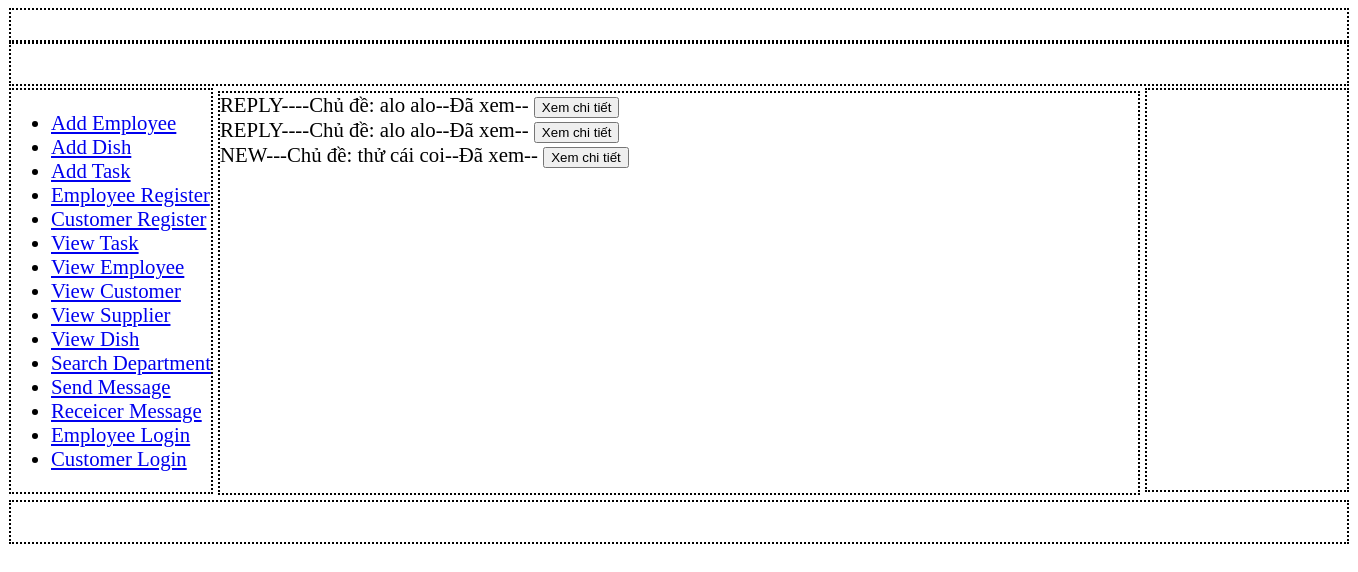
Screenshot of /Module/ReceicerMessage.php (signed in) with the database file from the repository.
### tables this page shows
CREATE TABLE IF NOT EXISTS `message_receiver` (
  `MessageID` int(10) unsigned NOT NULL,
  `EmployeeID` mediumint(8) unsigned NOT NULL,
  `Time` timestamp NOT NULL default CURRENT_TIMESTAMP on update CURRENT_TIMESTAMP,
  `Starred` tinyint(1) unsigned default NULL,
  `IsTrash` tinyint(1) unsigned default NULL,
  KEY `FK_message_receiver_message` (`MessageID`),
  KEY `FK_message_receiver_employee` (`EmployeeID`),
  CONSTRAINT `FK_message_receiver_employee` FOREIGN KEY (`EmployeeID`) REFERENCES `employee` (`EmployeeID`),
  CONSTRAINT `FK_message_receiver_message` FOREIGN KEY (`MessageID`) REFERENCES `message` (`MessageID`)
);

CREATE TABLE IF NOT EXISTS `message` (
  `MessageID` int(10) unsigned NOT NULL auto_increment,
  `ReplyTo` int(10) unsigned default NULL,
  `Subject` varchar(30) NOT NULL COMMENT 'tiêu đề',
  `Content` text COMMENT 'nội dung tin nhắn',
  `Status` tinyint(1) unsigned default NULL COMMENT 'tin có được đọc chưa',
  `Attachment` tinyint(1) unsigned default NULL COMMENT 'link đính kèm',
  PRIMARY KEY  (`MessageID`),
  KEY `FK_message_message` (`ReplyTo`),
  CONSTRAINT `FK_message_message` FOREIGN KEY (`ReplyTo`) REFERENCES `message` (`MessageID`)
);

### Module/ReceicerMessage.php (the view, shortened to what this page needs)
<?php include "include/header.php" ?>
<?php include("include/sidebar_left.php") ?>
    <section>
        <?php
        $sendid=$_SESSION['empid'];
            $query  = "call ViewMessage($sendid)";
            $result = $dbc->query($query);
            while($row=$result->fetch_array()){
                if($row[1]==null)
                    echo "NEW---";
                else
                    echo "REPLY----";
                echo "Chủ đề: ".$row[2];
                if($row[4]==null)
                    echo "--Chưa xem--";
                else
                    echo "--Đã xem--";
                echo '  <a href="DetailMessage.php?id='.$row[0].'"><input type="button" value="Xem chi tiết"></a><br>';
            }
        ?>
    </section>
    <aside id="right"></aside>
<?php include('include/footer.php') ?>

### Module/css/index.css (style rules this page uses)
#right { float: right; width: 200px; min-height: 400px; border-style: dotted; border-width: 2px; margin-top: 2px; }
section { width: 918px; min-height: 400px; margin: 5px 5px; float: left; border-style: dotted; border-width: 2px; }

### rows the page displays
message_receiver: shows "REPLY----", MessageID.Subject "alo alo"
message_receiver: shows "REPLY----", MessageID.Subject "alo alo"
message_receiver: shows "NEW---", MessageID.Subject "thử cái coi"
